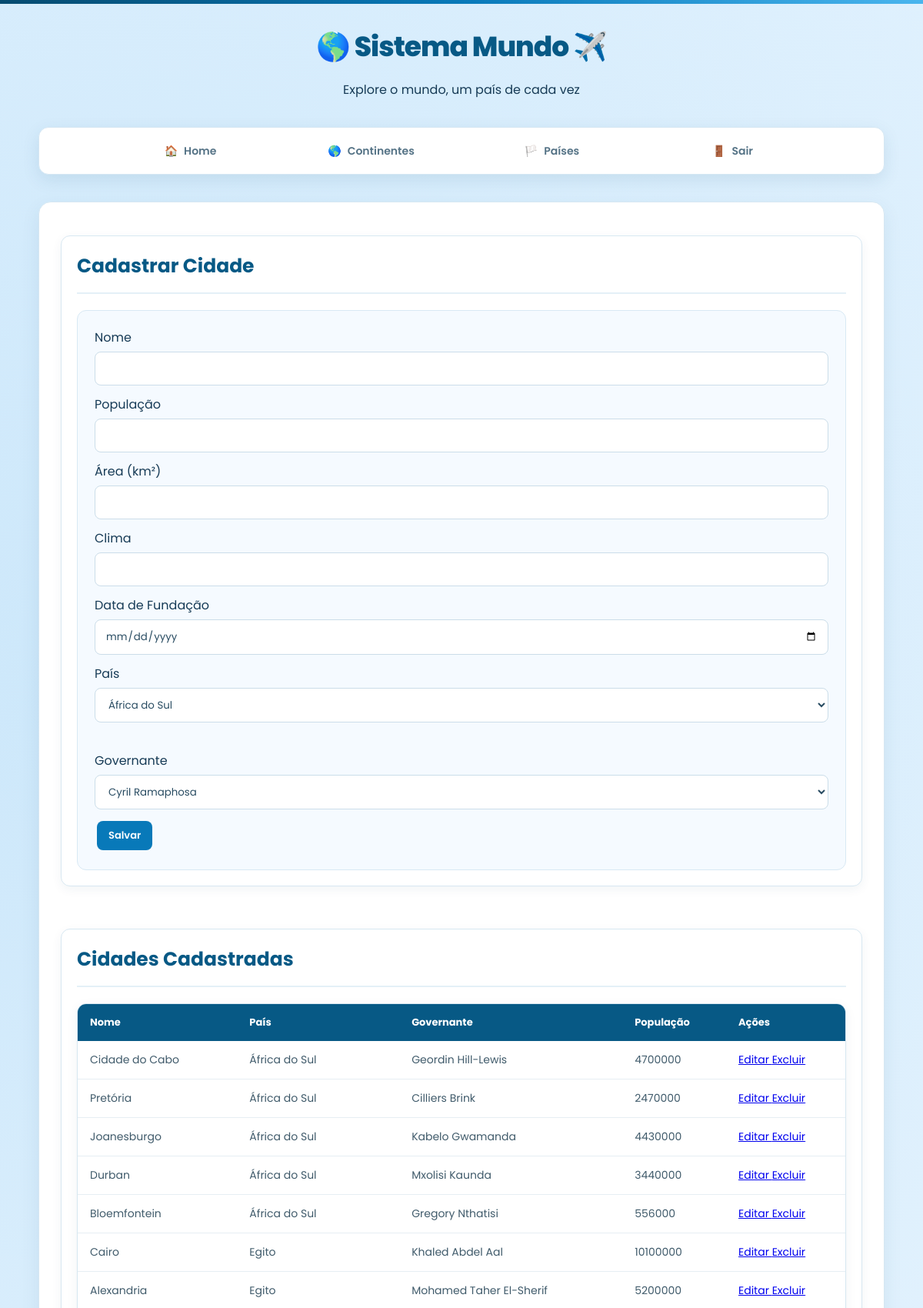
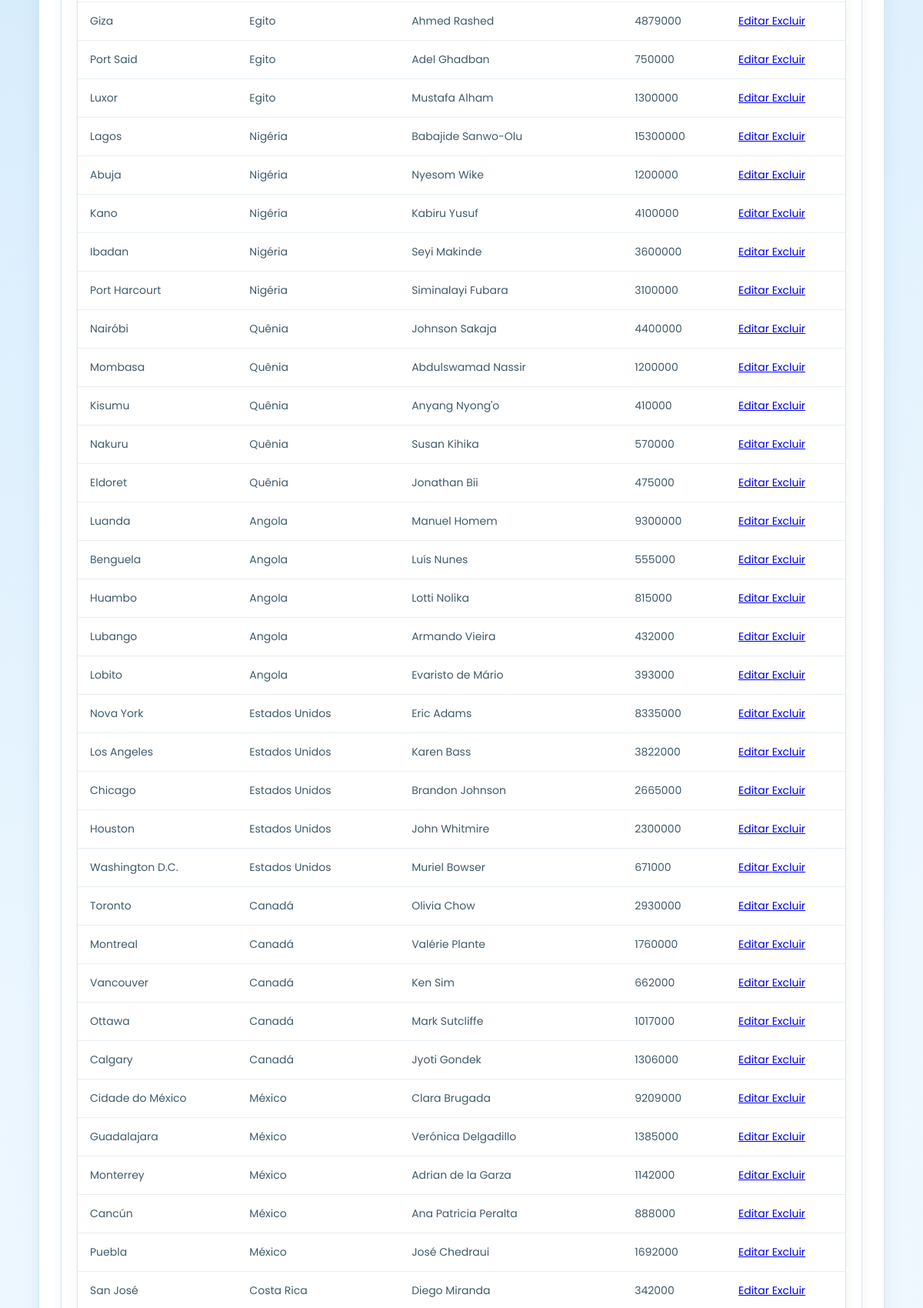
The app's page /cidades.php (signed in, upper part) with its own data (2 pictures, top to bottom).
### tables this page shows
create table tb_cidades (
id_cidade int primary key not null auto_increment,
nome varchar(60) not null,
pop int not null,
area int not null,
clima varchar(60) not null,
dt_fund date not null,
id_pais int not null,
id_gov int not null,
foreign key (id_pais)
references tb_paises(id_pais),
foreign key (id_gov)
references tb_governantes(id_gov)
);

create table tb_paises (
id_pais int primary key not null auto_increment,
nome varchar(100) not null,
pop int not null,
area int not null,
idioma varchar(60) not null,
clima varchar(60) not null,
reg_pol varchar(60) not null,
moeda varchar(60) not null,
id_continente int not null,
id_gov int not null,
foreign key (id_continente)
references tb_continentes(id_continente),
foreign key (id_gov)
references tb_governantes(id_gov)
);

create table tb_governantes (
id_gov int primary key not null auto_increment,
nome varchar(60) not null,
partido varchar(60) not null,
dt_nascimento date not null,
idade int not null,
dt_inicio date not null,
dt_fim date not null
);

### cidades.php (the view, shortened to what this page needs)
<?php
require_once "conexao.php";
?>
<!DOCTYPE html>
<html lang="pt-br">
<head>
    <link rel="stylesheet" href="style.css">
</head>
<body>
<header class="header">
    <div>
        <h1>Sistema Mundo</h1>
        <p>Explore o mundo, um país de cada vez</p>
    </div>
</header>
<nav class="navbar">
    <div class="menu">
        <a href="index.php">
            <span>🏠</span> Home
        </a>
        <a href="continentes.php">
            <span>🌎</span> Continentes
        </a>
        <a href="paises.php">
            <span>🏳️</span> Países
        </a>
        <a href="logout.php">
            <span>🚪</span> Sair
        </a>
    </div>
</nav>
<div class="container">
    <div class="card">
        <h2>Cadastrar Cidade</h2>
        <form action="salvar_cidade.php" method="POST">
            <label>Nome</label>
            <input type="text" name="nome" required>
            <label>População</label>
            <input type="number" name="pop" required>
            <label>Área (km²)</label>
            <input type="number" name="area" required>
            <label>Clima</label>
            <input type="text" name="clima" required>
            <label>Data de Fundação</label>
            <input type="date" name="dt_fund" required>
            <label>País</label>
            <select name="id_pais" required>
                <?php
                $sql = "SELECT * FROM tb_paises";
                $resultado = $pdo->query($sql);
                while ($linha = $resultado->fetch(PDO::FETCH_ASSOC)) {
                ?>
                    <option value="<?= $linha['id_pais']; ?>">
                        <?= htmlspecialchars($linha['nome']); ?>
                    </option>
                <?php
                }
                ?>
            </select>
            <br><br>
            <label>Governante</label>
            <select name="id_gov" required>
                <?php
                $sql = "SELECT * FROM tb_governantes";
                $resultado = $pdo->query($sql);
                while ($linha = $resultado->fetch(PDO::FETCH_ASSOC)) {
                ?>
                    <option value="<?= $linha['id_gov']; ?>">
                        <?= htmlspecialchars($linha['nome']); ?>
                    </option>
                <?php
                }
                ?>
            </select>
            <button type="submit">Salvar</button>
        </form>
    </div>
    <br>
    <div class="card">
        <h2>Cidades Cadastradas</h2>
        <table>
            <tr>
                <th>Nome</th>
                <th>País</th>
                <th>Governante</th>
                <th>População</th>
                <th>Ações</th>
            </tr>
            <?php
            $sql = "SELECT
                        tb_cidades.*,
                        tb_paises.nome AS pais,
                        tb_governantes.nome AS governante
                    FROM tb_cidades
                    INNER JOIN tb_paises
                    ON tb_cidades.id_pais = tb_paises.id_pais
                    INNER JOIN tb_governantes
                    ON tb_cidades.id_gov = tb_governantes.id_gov";
            $resultado = $pdo->query($sql);
            while ($dados = $resultado->fetch(PDO::FETCH_ASSOC)) {
            ?>
                <tr>
                    <td>
                        <?= htmlspecialchars($dados['nome']); ?>
                    </td>
                    <td>
                        <?= htmlspecialchars($dados['pais']); ?>
                    </td>
                    <td>
                        <?= htmlspecialchars($dados['governante']); ?>
                    </td>
                    <td>
                        <?= $dados['pop']; ?>
                    </td>
                    <td>
                        <a
                            class="btnEditar"
                            href="editar_cidade.php?id=<?= $dados['id_cidade']; ?>"
                        >
                            Editar
                        </a>
                        <a
                            class="btnExcluir"
                            href="excluir_cidade.php?id=<?= $dados['id_cidade']; ?>"
                            onclick="return confirm('Deseja excluir esta cidade?')"
                        >
                            Excluir
                        </a>
                    </td>
                </tr>
            <?php
            }
            ?>
        </table>
    </div>
</div>
</body>
</html>

### style.css (style rules this page uses)
* { box-sizing: border-box; }
body { margin: 0; min-height: 100vh; font-family: "Poppins", sans-serif; color: #173b56; background: radial-gradient( circle at 10% 10%, rgba(74, 168, 230, 0.18), transparent 28% ), linear-gradient( 135deg, #e8f5ff, #f7fbff ); background-attachment: fixed; }
body::before { content: ""; display: block; height: 5px; background: linear-gradient( 90deg, #064b70, #0879b9, #49b5ee ); }
header { padding: 28px 20px 20px; text-align: center; }
header h1 { margin: 0; color: #075985; font-size: 36px; font-weight: 800; letter-spacing: -1px; }
header h1::before { content: "🌎 "; }
header h1::after { content: " ✈️"; }
nav { width: 100%; padding: 0 20px; }
.menu { width: 100%; max-width: 1100px; min-height: 62px; margin: 0 auto 35px; padding: 6px; display: flex; align-items: center; justify-content: center; gap: 5px; background: #ffffff; border: 1px solid #d5e7f3; border-radius: 13px; box-shadow: 0 7px 22px rgba(20, 78, 112, 0.10); }
.menu a { flex: 1; max-width: 230px; height: 48px; display: flex; align-items: center; justify-content: center; gap: 8px; color: #557386; text-decoration: none; border-radius: 9px; font-size: 14px; font-weight: 600; transition: 0.2s ease; }
.container { width: 92%; max-width: 1100px; margin: 0 auto 50px; padding: 28px; background: #ffffff; border: 1px solid #d6e7f2; border-radius: 16px; box-shadow: 0 8px 25px rgba(19, 73, 105, 0.08); }
.container h2 { margin-top: 0; padding-bottom: 15px; color: #075985; font-size: 25px; border-bottom: 2px solid #e4f0f7; }
.container h2::before { margin-right: 8px; }
table { width: 100%; margin-top: 20px; border-collapse: separate; border-spacing: 0; overflow: hidden; background: #ffffff; border: 1px solid #d7e7f1; border-radius: 12px; box-shadow: 0 4px 15px rgba(20, 75, 105, 0.06); }
table th { padding: 14px 16px; text-align: left; color: #ffffff; background: #075985; font-size: 13px; font-weight: 700; }
table td { padding: 14px 16px; color: #405b6b; border-bottom: 1px solid #e6eef3; font-size: 14px; }
table tbody tr { transition: background 0.15s ease; }
button { padding: 9px 15px; margin: 3px; border: none; border-radius: 8px; background: #0879b9; color: #ffffff; font-family: "Poppins", sans-serif; font-size: 13px; font-weight: 600; cursor: pointer; transition: 0.2s ease; }
form { margin-top: 20px; padding: 22px; background: #f5faff; border: 1px solid #d8e9f4; border-radius: 12px; }
input, select { width: 100%; padding: 11px 13px; margin: 6px 0 12px; background: #ffffff; border: 1px solid #cbdde9; border-radius: 8px; outline: none; font-family: "Poppins", sans-serif; color: #294c62; transition: 0.2s ease; }
.card { padding: 20px; margin: 15px 0; background: #ffffff; border: 1px solid #d8e8f2; border-radius: 12px; box-shadow: 0 4px 14px rgba(20, 75, 105, 0.06); }

### records on screen
tb_cidades: nome "Cidade do Cabo", id_pais.nome "África do Sul", id_gov.nome "Geordin Hill-Lewis", pop "4700000"
tb_cidades: nome "Pretória", id_pais.nome "África do Sul", id_gov.nome "Cilliers Brink", pop "2470000"
tb_cidades: nome "Joanesburgo", id_pais.nome "África do Sul", id_gov.nome "Kabelo Gwamanda", pop "4430000"
tb_cidades: nome "Durban", id_pais.nome "África do Sul", id_gov.nome "Mxolisi Kaunda", pop "3440000"
tb_cidades: nome "Bloemfontein", id_pais.nome "África do Sul", id_gov.nome "Gregory Nthatisi", pop "556000"
tb_cidades: nome "Cairo", id_pais.nome "Egito", id_gov.nome "Khaled Abdel Aal", pop "10100000"
tb_cidades: nome "Alexandria", id_pais.nome "Egito", id_gov.nome "Mohamed Taher El-Sherif", pop "5200000"
tb_cidades: nome "Giza", id_pais.nome "Egito", id_gov.nome "Ahmed Rashed", pop "4879000"
tb_cidades: nome "Port Said", id_pais.nome "Egito", id_gov.nome "Adel Ghadban", pop "750000"
tb_cidades: nome "Luxor", id_pais.nome "Egito", id_gov.nome "Mustafa Alham", pop "1300000"
tb_cidades: nome "Lagos", id_pais.nome "Nigéria", id_gov.nome "Babajide Sanwo-Olu", pop "15300000"
tb_cidades: nome "Abuja", id_pais.nome "Nigéria", id_gov.nome "Nyesom Wike", pop "1200000"
tb_cidades: nome "Kano", id_pais.nome "Nigéria", id_gov.nome "Kabiru Yusuf", pop "4100000"
tb_cidades: nome "Ibadan", id_pais.nome "Nigéria", id_gov.nome "Seyi Makinde", pop "3600000"
tb_cidades: nome "Port Harcourt", id_pais.nome "Nigéria", id_gov.nome "Siminalayi Fubara", pop "3100000"
tb_cidades: nome "Nairóbi", id_pais.nome "Quênia", id_gov.nome "Johnson Sakaja", pop "4400000"
tb_cidades: nome "Mombasa", id_pais.nome "Quênia", id_gov.nome "Abdulswamad Nassir", pop "1200000"
tb_cidades: nome "Kisumu", id_pais.nome "Quênia", id_gov.nome "Anyang Nyong'o", pop "410000"
tb_cidades: nome "Nakuru", id_pais.nome "Quênia", id_gov.nome "Susan Kihika", pop "570000"
tb_cidades: nome "Eldoret", id_pais.nome "Quênia", id_gov.nome "Jonathan Bii", pop "475000"
tb_cidades: nome "Luanda", id_pais.nome "Angola", id_gov.nome "Manuel Homem", pop "9300000"
tb_cidades: nome "Benguela", id_pais.nome "Angola", id_gov.nome "Luís Nunes", pop "555000"
tb_cidades: nome "Huambo", id_pais.nome "Angola", id_gov.nome "Lotti Nolika", pop "815000"
tb_cidades: nome "Lubango", id_pais.nome "Angola", id_gov.nome "Armando Vieira", pop "432000"
tb_cidades: nome "Lobito", id_pais.nome "Angola", id_gov.nome "Evaristo de Mário", pop "393000"
tb_cidades: nome "Nova York", id_pais.nome "Estados Unidos", id_gov.nome "Eric Adams", pop "8335000"
tb_cidades: nome "Los Angeles", id_pais.nome "Estados Unidos", id_gov.nome "Karen Bass", pop "3822000"
tb_cidades: nome "Chicago", id_pais.nome "Estados Unidos", id_gov.nome "Brandon Johnson", pop "2665000"
tb_cidades: nome "Houston", id_pais.nome "Estados Unidos", id_gov.nome "John Whitmire", pop "2300000"
tb_cidades: nome "Washington D.C.", id_pais.nome "Estados Unidos", id_gov.nome "Muriel Bowser", pop "671000"
tb_cidades: nome "Toronto", id_pais.nome "Canadá", id_gov.nome "Olivia Chow", pop "2930000"
tb_cidades: nome "Montreal", id_pais.nome "Canadá", id_gov.nome "Valérie Plante", pop "1760000"
tb_cidades: nome "Vancouver", id_pais.nome "Canadá", id_gov.nome "Ken Sim", pop "662000"
tb_cidades: nome "Ottawa", id_pais.nome "Canadá", id_gov.nome "Mark Sutcliffe", pop "1017000"
tb_cidades: nome "Calgary", id_pais.nome "Canadá", id_gov.nome "Jyoti Gondek", pop "1306000"
tb_cidades: nome "Cidade do México", id_pais.nome "México", id_gov.nome "Clara Brugada", pop "9209000"
tb_cidades: nome "Guadalajara", id_pais.nome "México", id_gov.nome "Verónica Delgadillo", pop "1385000"
tb_cidades: nome "Monterrey", id_pais.nome "México", id_gov.nome "Adrian de la Garza", pop "1142000"
tb_cidades: nome "Cancún", id_pais.nome "México", id_gov.nome "Ana Patricia Peralta", pop "888000"
tb_cidades: nome "Puebla", id_pais.nome "México", id_gov.nome "José Chedraui", pop "1692000"
tb_cidades: nome "San José", id_pais.nome "Costa Rica", id_gov.nome "Diego Miranda", pop "342000"

### other values on screen
form field id_pais "África do Sul"
form field id_gov "Cyril Ramaphosa"
